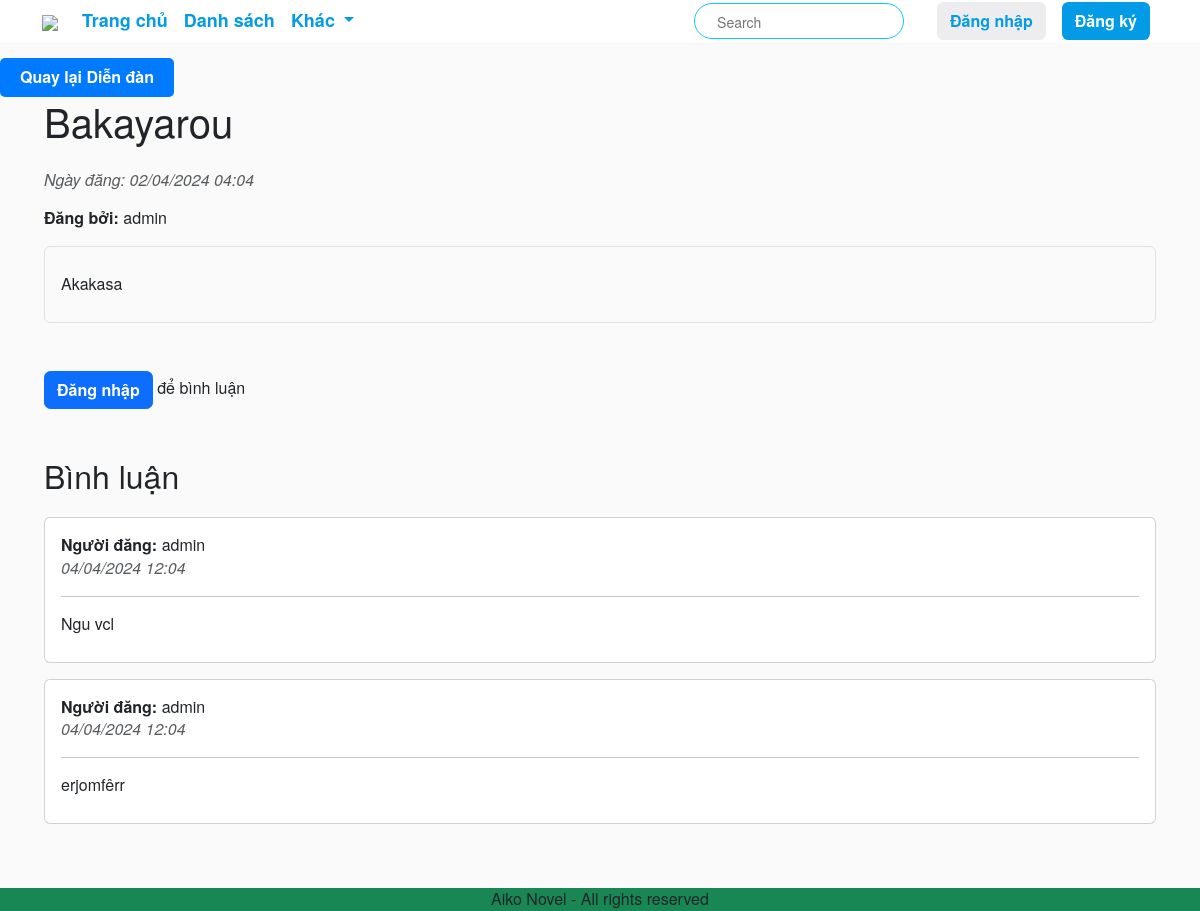
Page /forum/posts/1/ on the committed database.
### forum/models.py (models this page shows)
class ForumPost(models.Model):
    title = models.CharField(max_length=255)
    content = RichTextField()
    username = models.ForeignKey(User, on_delete=models.CASCADE)
    created_at = models.DateTimeField(auto_now_add=True)

class Comment(models.Model):
    post = models.ForeignKey('ForumPost', on_delete=models.CASCADE, related_name='comments')
    content = models.TextField()
    username = models.ForeignKey(User, on_delete=models.CASCADE)
    created_at = models.DateTimeField(auto_now_add=True)

### forum/views.py (the view, shortened to what this page needs)
# urls.py: path('posts/<int:pk>/', PostDetailView.as_view(), name='post-detail'),
class PostDetailView(FormMixin, DetailView):
    model = ForumPost
    template_name = 'forum/forum_post_detail.html'
    context_object_name = 'post'
    form_class = CommentForm
    def get_context_data(self, **kwargs):
        context = super().get_context_data(**kwargs)
        context['comments'] = self.object.comments.order_by('-created_at')
        context['comment_form'] = self.get_form()
        return context
    def post(self, request, *args, **kwargs):
        self.object = self.get_object()
        form = self.get_form()
        if form.is_valid():
            return self.form_valid(form)
        else:
            return self.form_invalid(form)

### forum/forms.py
class CommentForm(forms.ModelForm):
    class Meta:
        model = Comment
        fields = ['content']
        labels = {'content': ''}
        error_messages = {
            'content': {
                'required': 'Nhập nội dung bình luận',
            }
        }
        widgets = {
            'content': forms.Textarea(attrs={'rows': 5, 'style': 'width:100%;'}),
        }

### app/info.py (called while the page is built, shortened)
def get_user_info(request):
    info = {}  # Khởi tạo info ngay cả khi không có người dùng xác thực
    return info

### forum/templates/forum/forum_post_detail.html (shortened to what this page needs)
{% extends "app/base.html" %}
{% block main_content %}
{% load static %}
<link rel="stylesheet" type="text/css" href="{% static 'forum.css' %}">
<div class="mt-3">
  <button class="back-to-forum-btn" onclick="window.location.href='{% url 'forum-post-list' %}'">
    Quay lại Diễn đàn
  </button>
</div>
<div class="container">
  <div class="row justify-content-center">
    <div class="col-md-12">
      <h1 class="mb-4">{{ post.title }}</h1>
      <div class="text-muted mb-3"><i>Ngày đăng: {{ post.created_at|date:"d/m/Y h:m" }}</i></div>
      <div class="mb-3"><b>Đăng bởi:</b> {{ post.username }}</div>
      <div class="border rounded p-3 mb-4">
        <p>{{ post.content|safe }}</p>
      </div>
      {% if user.username %}
      <div class="comment-section mt-5 mb-4 ">
        <h2>Thêm Bình Luận</h2>
        <form method="post" action="{% url 'add-comment-to-post' post.id %}" autocomplete="off">
          {% csrf_token %}
          <div class="row">
            <div class="col"> {{ comment_form }} </div>
          </div>
          <button type="submit" class="btn btn-primary">Đăng Bình Luận</button>
        </form>
      </div>
      {% else %}
      <div class="mt-5 mb-4"><button onclick="loadLoginForm()" class="btn btn-primary">Đăng nhập</button> để bình luận</div>
      {% endif %}
      <h2 class="mt-5 mb-4">Bình luận</h2>
      {% for comment in comments %}
      <div class="card mb-3">
        <div class="card-body">
          <div><b>Người đăng:</b> {{ comment.username }}</div>
          <div class="text-muted"><i>{{ comment.created_at|date:"d/m/Y h:m" }}</i></div>
          <hr>
          <p class="card-text">{{ comment.content|linebreaks }}</p>
        </div>
      </div>
      {% endfor %}
    </div>
  </div>
</div>
{% endblock main_content %}

### app/static/app/css/base.css (style rules this page uses)
:root { --blue-color: #039be5; }
body { font-family: 'Source Sans Pro', 'Helvetica Neue', Helvetica, Arial, sans-serif !important;; font-size: 16px; background: #fafafa; line-height: 1.42857143; }
b, strong { font-weight: 700; }
p { margin: 0 0 10px; }
h2 { font-size: 32px; font-weight: 400; line-height: 36px; }
.btn { display: inline-flex; position: relative; -webkit-box-align: center; align-items: center; -webkit-box-pack: center; justify-content: center; vertical-align: middle; overflow: hidden; text-decoration: none; white-space: nowrap; user-select: none; font-weight: 600; border-radius: 0.4rem; }

### app/static/app/css/transteam.css (style rules this page uses)
.row { margin-left: -10px; margin-right: -10px; }

### forum/static/forum.css (style rules this page uses)
.back-to-forum-btn { text-rendering: auto; font-weight: bold; -webkit-appearance: none; appearance: none; background-color: #007bff; color: #fff; padding: 8px 20px; border: none; border-radius: 5px; text-decoration: none; font-size: 16px; transition: background-color 0.3s; }

### rows in the picture
ForumPost: title "Bakayarou", created_at "02/04/2024 04:04", username "admin", content "Akakasa"
Comment: username "admin", created_at "04/04/2024 12:04", content "Ngu vcl"
Comment: username "admin", created_at "04/04/2024 12:04", content "erjomfêrr"
